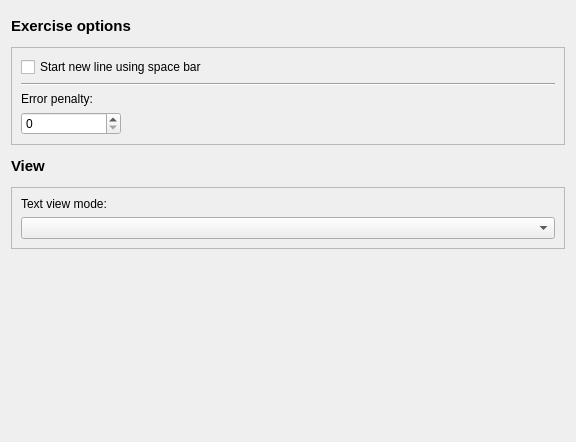
<?xml version="1.0" encoding="UTF-8"?>
<ui version="4.0">
 <class>behaviorOptions</class>
 <widget class="QWidget" name="behaviorOptions">
  <property name="geometry">
   <rect>
    <x>0</x>
    <y>0</y>
    <width>576</width>
    <height>442</height>
   </rect>
  </property>
  <property name="windowTitle">
   <string notr="true"/>
  </property>
  <layout class="QGridLayout" name="gridLayout">
   <item row="3" column="0">
    <widget class="QFrame" name="viewOptions">
     <property name="sizePolicy">
      <sizepolicy hsizetype="Preferred" vsizetype="Fixed">
       <horstretch>0</horstretch>
       <verstretch>0</verstretch>
      </sizepolicy>
     </property>
     <property name="frameShape">
      <enum>QFrame::StyledPanel</enum>
     </property>
     <property name="frameShadow">
      <enum>QFrame::Raised</enum>
     </property>
     <layout class="QVBoxLayout" name="verticalLayout_2">
      <item>
       <widget class="QLabel" name="textViewModeLabel">
        <property name="sizePolicy">
         <sizepolicy hsizetype="Preferred" vsizetype="Fixed">
          <horstretch>0</horstretch>
          <verstretch>0</verstretch>
         </sizepolicy>
        </property>
        <property name="frameShadow">
         <enum>QFrame::Plain</enum>
        </property>
        <property name="text">
         <string>Text view mode:</string>
        </property>
       </widget>
      </item>
      <item>
       <widget class="QComboBox" name="textViewModeComboBox"/>
      </item>
     </layout>
    </widget>
   </item>
   <item row="0" column="0">
    <widget class="QLabel" name="exerciseOptionsLabel">
     <property name="maximumSize">
      <size>
       <width>16777215</width>
       <height>30</height>
      </size>
     </property>
     <property name="font">
      <font>
       <pointsize>11</pointsize>
       <weight>75</weight>
       <bold>true</bold>
      </font>
     </property>
     <property name="text">
      <string>Exercise options</string>
     </property>
    </widget>
   </item>
   <item row="2" column="0">
    <widget class="QLabel" name="viewLabel">
     <property name="maximumSize">
      <size>
       <width>16777215</width>
       <height>30</height>
      </size>
     </property>
     <property name="font">
      <font>
       <pointsize>11</pointsize>
       <weight>75</weight>
       <bold>true</bold>
      </font>
     </property>
     <property name="text">
      <string extracomment="View mode options">View</string>
     </property>
    </widget>
   </item>
   <item row="1" column="0">
    <widget class="QFrame" name="exerciseOptions">
     <property name="sizePolicy">
      <sizepolicy hsizetype="Preferred" vsizetype="Fixed">
       <horstretch>0</horstretch>
       <verstretch>0</verstretch>
      </sizepolicy>
     </property>
     <property name="frameShape">
      <enum>QFrame::StyledPanel</enum>
     </property>
     <property name="frameShadow">
      <enum>QFrame::Raised</enum>
     </property>
     <layout class="QVBoxLayout" name="verticalLayout">
      <item>
       <widget class="QCheckBox" name="spaceNewlineCheckBox">
        <property name="sizePolicy">
         <sizepolicy hsizetype="Maximum" vsizetype="Fixed">
          <horstretch>0</horstretch>
          <verstretch>0</verstretch>
         </sizepolicy>
        </property>
        <property name="text">
         <string>Start new line using space bar</string>
        </property>
       </widget>
      </item>
      <item>
       <widget class="Line" name="line1">
        <property name="orientation">
         <enum>Qt::Horizontal</enum>
        </property>
       </widget>
      </item>
      <item>
       <widget class="QLabel" name="errorPenaltyLabel">
        <property name="sizePolicy">
         <sizepolicy hsizetype="Maximum" vsizetype="Fixed">
          <horstretch>0</horstretch>
          <verstretch>0</verstretch>
         </sizepolicy>
        </property>
        <property name="maximumSize">
         <size>
          <width>16777215</width>
          <height>23</height>
         </size>
        </property>
        <property name="text">
         <string>Error penalty:</string>
        </property>
       </widget>
      </item>
      <item>
       <widget class="QSpinBox" name="errorPenaltyBox">
        <property name="maximumSize">
         <size>
          <width>100</width>
          <height>16777215</height>
         </size>
        </property>
       </widget>
      </item>
     </layout>
    </widget>
   </item>
   <item row="4" column="0">
    <widget class="QFrame" name="emptySpace">
     <property name="frameShape">
      <enum>QFrame::NoFrame</enum>
     </property>
     <property name="frameShadow">
      <enum>QFrame::Plain</enum>
     </property>
    </widget>
   </item>
  </layout>
 </widget>
 <resources/>
 <connections/>
</ui>
